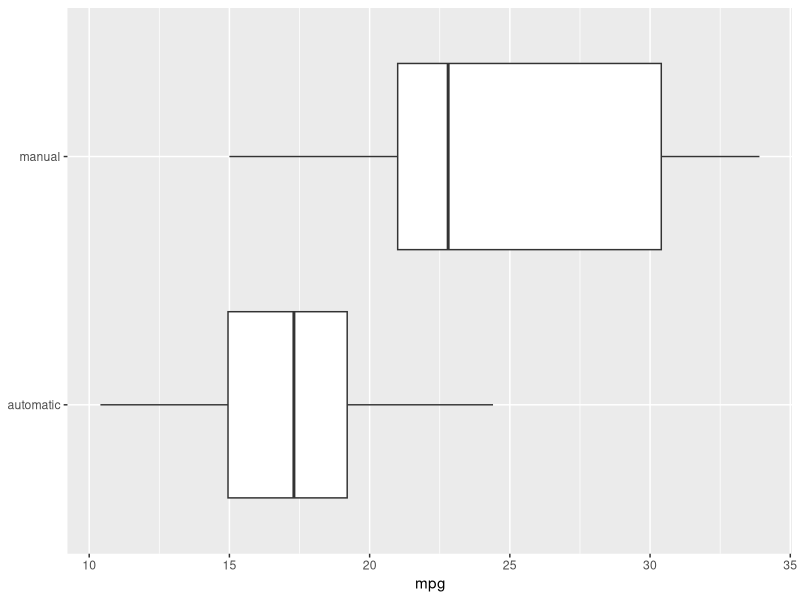

R code for this plot:
## ---- chunk 1
library("knitr")
library("dplyr", warn.conflicts = FALSE)
library("ggplot2")
## ---- chunk 2
data("mtcars")

mtcars <- mtcars %>%
    add_rownames("car") %>%
    mutate(am = ifelse(am == 0, "automatic", "manual"))

kable(head(mtcars, n = 6))
## ---- chunk 3
ggplot(mtcars, aes(x = am, y = mpg)) +
    geom_boxplot() +
    labs(x = NULL) +
    coord_flip()
